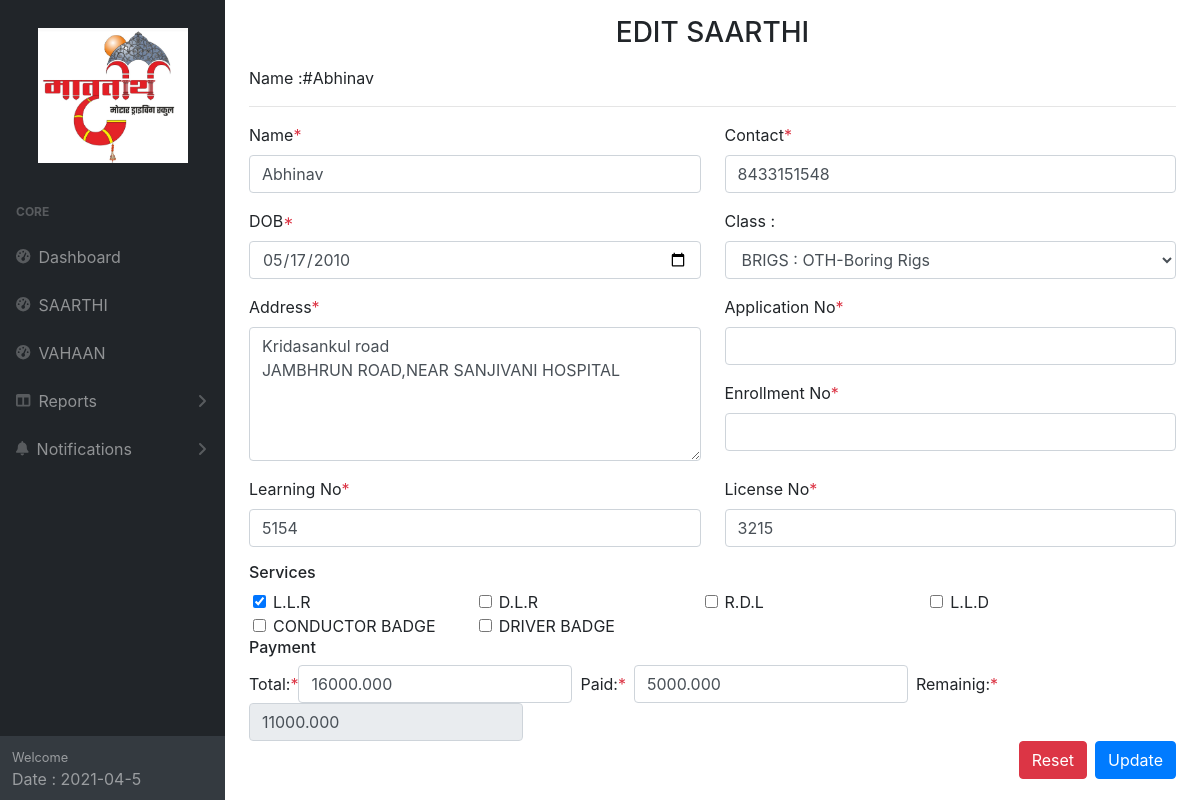
Screenshot of /vahaan/edit/1 with the database file from the repository.
### RTOMod/models.py (models this page shows, shortened)
class Vahaan(models.Model):
    Name = models.CharField(max_length=1080)
    contact = models.CharField(max_length=1080)
    DOB = models.CharField(max_length=1080)
    Class = models.CharField(max_length=1080)
    Address = models.CharField(max_length=1080)
    ApplicationNo = models.CharField(max_length=1080)
    EnrollmentNo = models.CharField(max_length=1080)
    LearningNo = models.CharField(max_length=1080)
    LicenseNo = models.CharField(max_length=1080)
    services = models.CharField(max_length=1000)
    Expiry = models.DateField()
    total = models.DecimalField(decimal_places=3,max_digits=120)
    Paid = models.DecimalField(decimal_places=3,max_digits=120)
    Remaining =  models.DecimalField(decimal_places=3,max_digits=120)
    systemDate = models.DateTimeField(auto_now=False, auto_now_add=False)
    created_at = models.DateTimeField(auto_now_add=True)
    updated_at = models.DateTimeField(auto_now=True)

class VahaanClasses(models.Model):
    titleid = models.CharField(max_length=1080)
    title = models.CharField(max_length=1080)
    created_at = models.DateTimeField(auto_now_add=True)
    updated_at = models.DateTimeField(auto_now=True)

class VahaanServices(models.Model):
    titleid = models.CharField(max_length=1080)
    title = models.CharField(max_length=1080)
    created_at = models.DateTimeField(auto_now_add=True)
    updated_at = models.DateTimeField(auto_now=True)
    def __str__(self):
        return self.title

### RTOMod/views.py (the view)
# urls.py: path('vahaan/edit/<id>', views.vahaanEdit, name="RTOModVahaanEdit"),
def vahaanEdit(request, id):
    vhn = Vahaan.objects.get(pk=id)
    if request.method == 'POST':
        if 'vahaanUpdate' in request.POST:
            vhn.Name = request.POST['name']
            vhn.contact = request.POST['contact']
            vhn.DOB = request.POST['dob']
            vhn.Class = request.POST['classid']
            vhn.Address = request.POST['address']
            vhn.ApplicationNo = request.POST['applicationNO']
            vhn.EnrollmentNo = request.POST['enrollmentNO']
            vhn.LearningNo = request.POST['learningNO']
            vhn.LicenseNo = request.POST['licenseNO']
            vhn.total = request.POST['total']
            vhn.Paid = request.POST['paid']
            vhn.Remaining = request.POST['remaining']
            vhn.save()
            AllServices = request.POST.getlist('myservice')
            VahaanServiesTracker.objects.filter(VahaanId = id).delete()
            for service in AllServices:
                VS = VahaanServiesTracker()
                VS.VahaanId = id
                VS.ServiceName = service
                VS.save()
            return redirect('RTOModVahaan')
    else:
        vhnClasses = VahaanClasses.objects.all()
        vhnServices = VahaanServices.objects.all()
        RawVSTs = VahaanServiesTracker.objects.filter(VahaanId=id).values_list('ServiceName', flat=True)
        VSTs = list(RawVSTs)
        return render(request,'RTOMod/vahaanEdit.html',{'vhn':vhn,'vhnClasses':vhnClasses,'vhnServices':vhnServices,'VSTs':VSTs})

### RTOMod/templates/RTOMod/vahaanEdit.html
{% extends 'base.html' %} {% block content %}
<h3 class='my-3 text-uppercase text-center'>Edit Saarthi</h3>
Name :#{{vhn.Name}}
<hr />
<form method="POST" action={% url 'RTOModVahaanEdit' id=vhn.id %}>{% csrf_token %}
  <div class="row">
    <div class="col-md-6">
      <div class="form-group">
        <label for="">Name<span class="text-danger">*</span></label>
        <input required type="text" class="form-control" name="name" value={{vhn.Name}} id="" />
      </div>
    </div>
    <div class="col-md-6">
      <div class="form-group">
        <label for="">Contact<span class="text-danger">*</span></label>
        <input required type="text" class="form-control" value={{vhn.contact}} name="contact" id="" />
      </div>
    </div>
    <div class="col-md-6">
      <div class="form-group">
        <label for="">DOB<span class="text-danger">*</span></label>
        <input required type="date" class="form-control" value={{vhn.DOB}} name="dob" id="" />
      </div>
    </div>
    <div class="col-md-6">
      <div class="form-group">
        <label for="sel1">Class :</label>
        <select required class="form-control" id="sel1" name="classid">
          {% for vhnClass in vhnClasses %}
            <option  {% if vhn.Class == vhnClass.titleid %} selected {% endif %} value={{vhnClass.titleid}}>{{vhnClass.title}}</option>
          {% endfor %}
        </select>
      </div>
    </div>
    <div class="col-md-6">
      <div class="form-group">
        <label for="">Address<span class="text-danger">*</span></label>
        <textarea  class="form-control" name="address" id="" rows="5">{{vhn.Address}}</textarea>
      </div>
    </div>
    <div class="col-md-6">
      <div class="form-group">
        <label for="">Application No<span class="text-danger">*</span></label>
        <input  type="text" class="form-control" name="applicationNO" value="{{vhn.ApplicationNo}}"/>
      </div>
      <div class="form-group">
        <label for="">Enrollment No<span class="text-danger">*</span></label>
        <input  type="text" class="form-control" value="{{vhn.EnrollmentNo}}" name="enrollmentNO" />
      </div>
    </div>
    <div class="col-md-6">
      <div class="form-group">
        <label for="">Learning No<span class="text-danger">*</span></label>
        <input  type="text" class="form-control" name="learningNO" value="{{vhn.LearningNo}}" />
      </div>
    </div>
    <div class="col-md-6">
      <div class="form-group">
        <label for="">License No<span class="text-danger">*</span></label>
        <input  type="text" class="form-control" value="{{vhn.LicenseNo}}" name="licenseNO"  />
      </div>
    </div>
  </div>
  <div class="">
    <h6>Services</h6>
    <div class="container-fluid">
          <div class="row">
      {% for vhnService in vhnServices %}
      <div class="col-md-3">
        <label class="form-check-label">
          <input  {% if vhnService.titleid in VSTs %} checked {% endif %} type="checkbox" class="form-check-input" name="myservice" value={{vhnService.titleid}}>{{vhnService}}
        </label>
      </div>
      {% endfor %}
    </div>
    </div>
  </div>
  <div class="">
    <h6>Payment</h6>
    <div class="form-inline">
      <label for="number">Total:<span class="text-danger">*</span></label>
      <input required type="number" class="form-control" name="total" value={{vhn.total}}  id="amtTotal"/>
      <label class="mx-2" for="pwd">Paid:<span class="text-danger">*</span></label>
      <input required type="number" class="form-control" value={{vhn.Paid}} name="paid" id="amtPaid"/>
      <label class="mx-2" for="pwd">Remainig:<span class="text-danger">*</span></label>
      <input required readonly type="number" class="form-control" value={{vhn.Remaining}} name="remaining" id="amtRemaining"/>
    </div>
  </div>
  <button type="submit" class="btn btn-primary float-right" name="vahaanUpdate">Update</button>
  <button type="submit" class="btn btn-danger float-right mx-2 mb-4">Reset</button>
</form>
{% endblock %}

### rows the page displays
Vahaan: Name "Abhinav", name "Abhinav", contact "8433151548", dob "05/17/2010", classid "BRIGS : OTH-Boring Rigs", address "Kridasankul road JAMBHRUN ROAD,NEAR SANJIVANI HOSPITAL", learningNO "5154", licenseNO "3215", total "16000.000", paid "5000.000", remaining "11000.000"
VahaanServices: titleid "☑", title "L.L.R"
VahaanServices: title "D.L.R"
VahaanServices: title "R.D.L"
VahaanServices: title "L.L.D"
VahaanServices: title "CONDUCTOR BADGE"
VahaanServices: title "DRIVER BADGE"
